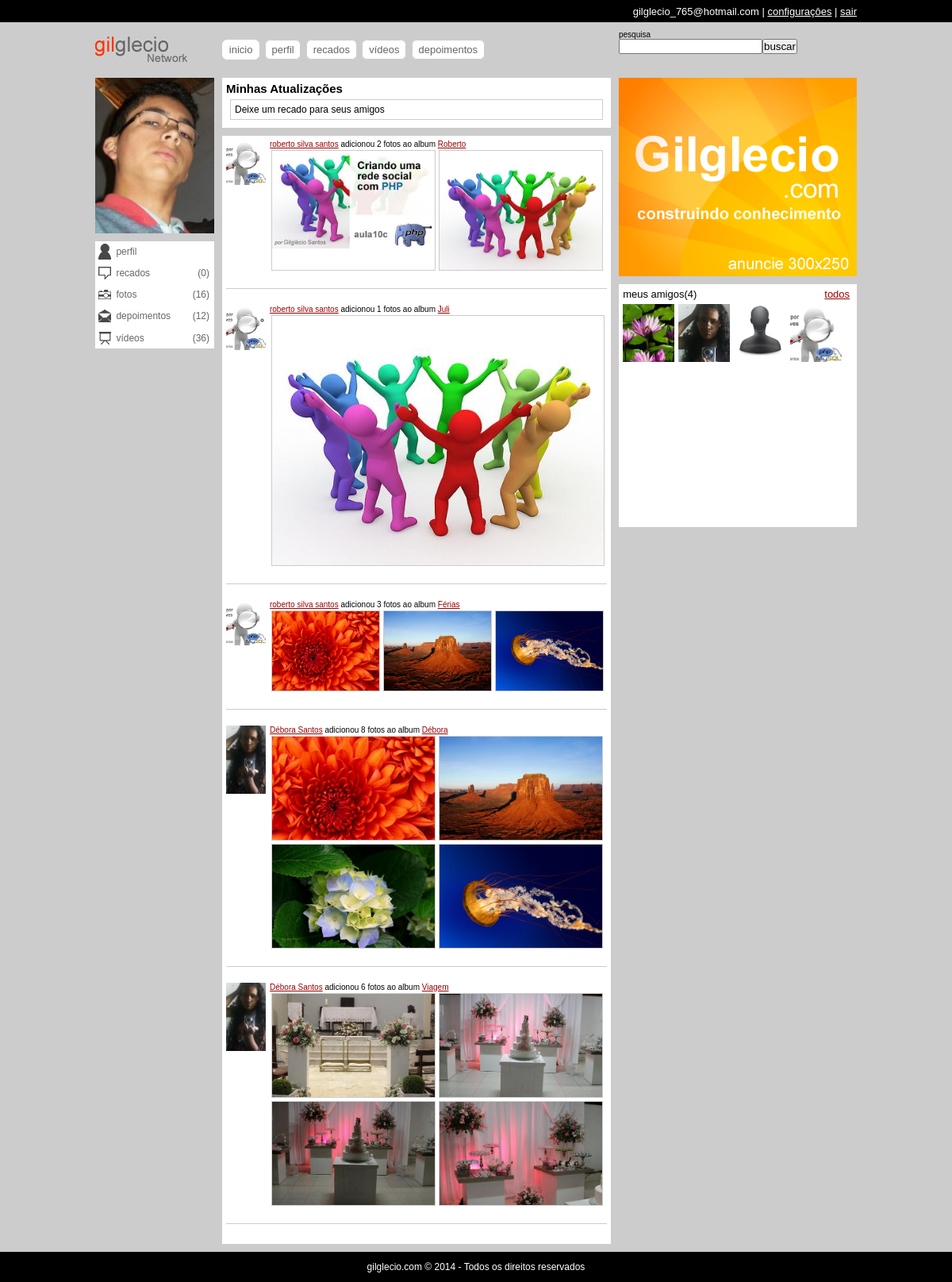
/ (signed in), run on the app's committed database.
### tables this page shows
CREATE TABLE IF NOT EXISTS `usuarios` (
  `id` int(11) NOT NULL AUTO_INCREMENT,
  `email` varchar(64) NOT NULL,
  `senha` varchar(128) NOT NULL,
  `nome` varchar(32) NOT NULL,
  `sobrenome` varchar(64) NOT NULL,
  `nascimento` date NOT NULL,
  `sexo` varchar(10) NOT NULL,
  `imagem` varchar(128) DEFAULT NULL,
  `status` int(1) NOT NULL DEFAULT '0',
  `cadastro` date NOT NULL,
  `nivel` int(1) NOT NULL DEFAULT '0',
  PRIMARY KEY (`id`)
);

### classes/DB.class.php (called while the page is built, shortened)
<?php
	class DB{
		private static $conn;
		static function getConn(){
			if(is_null(self::$conn)){
				self::$conn = new PDO('mysql:host=localhost;dbname=aularedesocial','root','');
				self::$conn->setAttribute(PDO::ATTR_ERRMODE,PDO::ERRMODE_EXCEPTION);
			}
			return self::$conn;
		}
	}

### classes/Notificacoes.class.php (called while the page is built, shortened)
<?php
	class Notificacoes extends DB{
		static function listar(){
			$strIdAmigos = Amisade::$strIdAmigos;
			$query = self::getConn()->query('select * from notificacoes where uid in ('.$strIdAmigos.')');
			return $query->fetchAll(PDO::FETCH_ASSOC);
		}
		static function tratarFoto($value){
			extract($value);
		}
	}

### classes/Amisade.class.php (called while the page is built, shortened)
<?php
	class Amisade extends DB{
		static function list_amigos($idExtrangeiro){
			$selAmigos= self::getConn()->prepare('SELECT u.id, u.nome, u.sobrenome, u.imagem FROM usuarios u INNER JOIN amisade a ON (((u.id=a.de) AND (a.para=?)) OR ((u.id=a.para) AND (a.de=?))) AND a.status=1');
			$selAmigos->execute(array($idExtrangeiro,$idExtrangeiro));
			$d['num'] = $selAmigos->rowCount();
			$d['dados'] = $selAmigos->fetchAll();
			return $d;
		}
		static function strIdAmigos($amigos){
			$ids = array();
			foreach ($amigos as $value) {
				array_push($ids, $value['id']);
			}
			return implode(',', $ids);
		}
	}

### includes/notificacoes_tratarFoto.php (the view)
<?php
	foreach ($albuns as $idAlbum => $campos):
	extract($campos);
	$user_imagem = $user_imagem=='' ? 'default.png' : $user_imagem;
	echo '<li class="'.$tipo.' lista">';
?>
<div class="foto">
	<a title="<?=$user_nome?>" href="perfil.php?uid=<?=$user_id?>"><img src="uploads/usuarios/<?=$user_imagem?>" /></a>
</div>
<div class="right">
	<div class="header"><a href="perfil.php?uid=<?=$user_id?>"><?=$user_nome?></a> adicionou <?=$nFotos?> fotos ao album <a href="albuns.php?uid=<?=$user_id?>&aid=<?=$idAlbum?>"><?=$titulo?></a></div>
	<div class="imagens">
		<ul class="nFotos<?=$nFotos>4?4:$nFotos?>">
			<?php $i=0; foreach ($fotos as $foto): ?>
			<li><a href="albuns.php?uid=<?=$user_id?>&aid=<?=$idAlbum?>">
				<img src="uploads/fotos/<?=$foto?>" /></a></li>
			<?php $i++; if($i==4) break; endforeach?>
		</ul>
	</div>
</div>
<?php echo '</li>';?>
<?php endforeach ?>

### index.php (shortened to what this page needs)
<?php
include('includes/header.php'); ?>
        <div id="amarra-center-left">
            <div class="center">
                <div class="blocos" id="pagina">
                	<h2><?php echo ($idDaSessao<>$idExtrangeiro) ? 'Atualizações de '.$user_fullname : 'Minhas Atualizações'; ?></h2>
                    <?php include('includes/form_recados.php'); ?>
                </div>
                <?php
                $notificacoes = Notificacoes::listar();
                ?>
                <div class="blocos" id="notificacoes">
                    <ul>
                    <?php
                    foreach (Notificacoes::$arr as $tipo=>$albuns){
                        if($tipo<>'users'){
                             include('includes/notificacoes_'.$tipo.'.php');
                        }
                    }
                    ?>
                    </ul>
                </div>
            </div>
            <div class="right">
                <?php include('includes/amigos.php'); ?>
            </div>
        </div>
<?php include('includes/footer.php'); ?>

### includes/amigos.php
<div class="blocos" id="publicidade">
    <img src="midias/banner.png" />
</div>
<div class="blocos" id="meus-amigos">
    <span>meus amigos(<?php echo $list_amigos['num'] ?>) <a href="#">todos</a></span>
    <ul>
    	<?php
		if($list_amigos['num']>0){
			foreach($list_amigos['dados'] as $resAmigos){
				echo '<li><span><a href="perfil.php?uid='.$resAmigos[0].'"><img src="uploads/usuarios/'.user_img($resAmigos[3]).'" alt="" title="'.$resAmigos[1].' '.$resAmigos[2].'" /></a></span></li>';
			}
		}else{
			echo 'Você não tem amigos';
		}
		?>
    </ul>
</div>

### estilos/template.css (style rules this page uses)
* { margin:0; padding:0; }
body { background:#CCC; font:62.5% "Trebuchet MS", Arial, Helvetica, sans-serif; text-align:center; }
img { display:block; }
a { color:#900; }
div.center { width:489.999px; margin:0 1em; }
div.right { width:299.999px; }
div.left, div.center, div.right { min-height:50px; float:left; }
div.blocos { width:100%; min-height:50px; margin-bottom:1em; clear:both; background:#fff; }
div#content .blocos { width:auto; }
div#pagina { padding:0.5em; width:auto; }
div#meus-amigos { padding:0.2em; overflow:hidden; font-size:1.3em; }
div#meus-amigos span { width:97%; display:block; padding:0.2em; }
div#meus-amigos span a { float:right; }
div#meus-amigos ul { width:298px; height:281px; overflow-y:scroll; list-style:none; }
div#meus-amigos ul li { display:inline; float:left; }
div#meus-amigos ul li span { width:65px; height:70px; overflow:hidden; }
div#meus-amigos ul li img { width:100%; }
div#notificacoes { padding: 5px; overflow: hidden; }
div#notificacoes ul li.lista { list-style: none; margin-bottom: 20px; padding-bottom: 20px; overflow: hidden; border-bottom: 1px solid #ccC; }
div#notificacoes ul li .foto { float: left; width: 50px; }
div#notificacoes ul li .foto img { width: 100%; }
div#notificacoes ul li .right { float: right; width: 425px; }
div#notificacoes ul li.tratarFoto ul li { float: left; margin: 2px; border: 1px solid #ccc; }
div#notificacoes ul li.tratarFoto ul.nFotos1 li { width: 418px; }
div#notificacoes ul li.tratarFoto ul.nFotos2 li { width: 205px; height: 150px; overflow: hidden; }
div#notificacoes ul li.tratarFoto ul.nFotos3 li { width: 135px; height: 100px; overflow: hidden; }
div#notificacoes ul li.tratarFoto ul.nFotos4 li { width: 205px; height: 130px; overflow: hidden; }
div#notificacoes ul li.tratarFoto ul li img { width: 100%; float: left; }

### data on the page
usuarios: imagem (picture), user_nome "roberto silva santos", id "2", titulo "Roberto", nFotos "3", titulo "Férias"
usuarios: imagem (picture), user_nome "Débora Santos", nFotos "8", nome "Débora", nFotos "6", titulo "Viagem"
usuarios: imagem (picture)
usuarios: shows a picture

### other printed values
$_SESSION['socialbigui_usuario'] "gilglecio_765@hotmail.com"
$recados['num'] "0"
Albuns::totalFotos($idExtrangeiro) "16"
$txt_for_recado "Deixe um recado para seus amigos"
$user_nome "roberto silva santos"
$nFotos "1"
$titulo "Juli"
$list_amigos['num'] "4"
